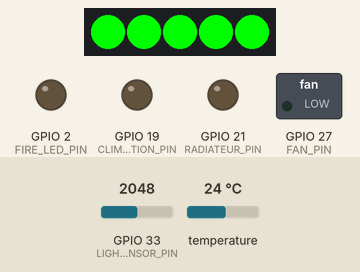
Recording of a sketch running on a simulated ESP32. Shown: 5 RGB LEDs in strip order, left to right, switched loads named in the sketch (green lamp = pin HIGH), output pins drawn as LEDs (lit = HIGH). Inputs (shaded band) come from the test bench; at power-on: temperature 24 °C, GPIO 33 (LIGHT_SENSOR_PIN) = 2048. What the sketch prints to the serial monitor is not drawn.

Above: at 12.7 s.
12.8 s: temperature set to 23.3 °C
24.8 s: temperature set to 22.3 °C
At 34.8 s:
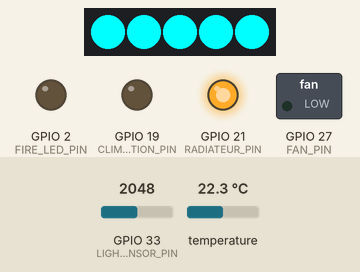
35.7 s: temperature set to 28 °C
At 46.4 s:
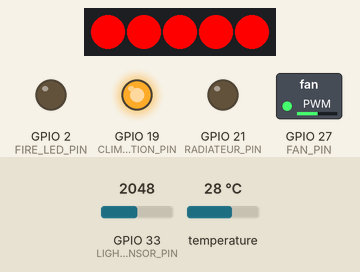
46.8 s: temperature set to 29.5 °C
At 56.8 s:
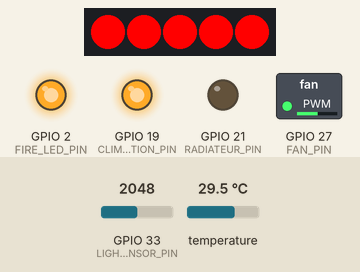
58.0 s: GPIO 33 (LIGHT_SENSOR_PIN) set to 3664
69.1 s: GPIO 33 (LIGHT_SENSOR_PIN) set to 3750
At 79.9 s:
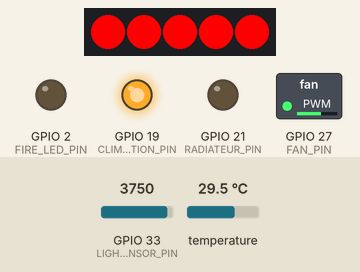
Timing chart, 0 to 81.3 s (numbered marks = the images above; inputs shaded):
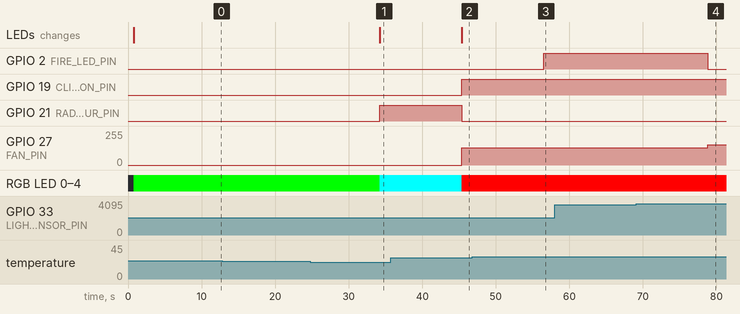

Measured:
- the behaviour switches between 23 and 22.9 °C on temperature (found by bisection; images 0 and 1)
- the behaviour switches between 29 and 29.1 °C on temperature (found by bisection; images 2 and 3)
- the behaviour switches between 3694 and 3695 on GPIO 33 (LIGHT_SENSOR_PIN) (found by bisection; images 3 and 4)
- after the input at 12.8 s, every drawn part: stays the same
- after the input at 24.8 s, GPIO 21 (RADIATEUR_PIN): LOW → HIGH after 9.4 s; RGB LED 0–4: RGB(0, 255, 0) → RGB(0, 255, 255) after 9.4 s; the LEDs: change after 9.4 s (image 1)
- after the input at 35.7 s, GPIO 19 (CLIMATISATION_PIN): LOW → HIGH after 9.7 s; GPIO 21 (RADIATEUR_PIN): HIGH → LOW after 9.7 s; GPIO 27 (FAN_PIN): 0/255 → 131/255 after 9.7 s; RGB LED 0–4: RGB(0, 255, 255) → RGB(255, 0, 0) after 9.7 s; the LEDs: change after 9.7 s (image 2)
- after the input at 46.8 s, GPIO 2 (FIRE_LED_PIN): LOW → HIGH after 9.7 s
- after the input at 58.0 s, every drawn part: stays the same
- after the input at 69.1 s, GPIO 2 (FIRE_LED_PIN): HIGH → LOW after 9.7 s; GPIO 27 (FAN_PIN): 131/255 → 151/255 after 9.7 s

The sketch:

TD1.ino
```cpp
#include "config.h"
#include "sensors.h"
#include "actuators.h"
#include "json.h"

void setup() {
  Serial.begin(9600);
  setupSensors();
  setupActuators();
  Serial.println("✅ Système démarré...");
}

void loop() {
  parseJsonCommand();
  readSensors();
  controlSystem();
  sendJSONReport();
  delay(10000);
}
```

actuators.h
```cpp
#ifndef ACTUATORS_H
#define ACTUATORS_H

#include <stdint.h>

void setupActuators();
void setLEDColor(uint32_t color);
void controlSystem();

#endif
```

actuators.ino
```cpp
#include "config.h"

void setupActuators() {
  pinMode(CLIMATISATION_PIN, OUTPUT);
  pinMode(RADIATEUR_PIN, OUTPUT);
  pinMode(FIRE_LED_PIN, OUTPUT);
  strip.begin();
  strip.show();
  ledcAttach(FAN_PIN, PWM_FREQ, PWM_RESOLUTION);
}

void setLEDColor(uint32_t color) {
  for (int i = 0; i < NUMLEDS; i++) {
    strip.setPixelColor(i, color);
  }
  strip.show();
}

void controlSystem() {


  if (fireDetected) {
    digitalWrite(FIRE_LED_PIN, HIGH);
    setLEDColor(strip.Color(255, 0, 0));  // Rouge
  } else {
    digitalWrite(FIRE_LED_PIN, LOW);
    if (temperature > seuilHaut) {
      digitalWrite(CLIMATISATION_PIN, HIGH);
      digitalWrite(RADIATEUR_PIN, LOW);
      fanSpeed = map(temperature, seuilHaut, seuilHaut + 10, 50, 255);
      fanSpeed = constrain(fanSpeed, 50, 255);
      ledcWrite(FAN_PIN, fanSpeed);
      regulState = "COOL";
      coldState = "ON";
      setLEDColor(strip.Color(255, 0, 0)); // Rouge
    } else if (temperature < seuilBas) {
      digitalWrite(RADIATEUR_PIN, HIGH);
      digitalWrite(CLIMATISATION_PIN, LOW);
      ledcWrite(FAN_PIN, 0);
      regulState = "HEAT";
      heatState = "ON";
      setLEDColor(strip.Color(0, 255, 255)); // Cyan
    } else {
      digitalWrite(CLIMATISATION_PIN, LOW);
      digitalWrite(RADIATEUR_PIN, LOW);
      ledcWrite(FAN_PIN, 0);
      fanSpeed = 0;
      regulState = "HALT";
      setLEDColor(strip.Color(0, 255, 0)); // Vert
    }
  }
}
```

json.h
```cpp
#ifndef JSON_H
#define JSON_H

void sendJSONReport();
void parseJsonCommand();
#endif
```

json.ino
```cpp
#include "config.h"
#include "json.h"

void sendJSONReport() {
  StaticJsonDocument<512> doc;

  doc["status"]["temperature"] = temperature;
  doc["status"]["light"] = lightLevel;
  doc["status"]["regul"] = regulState;
  doc["status"]["fire"] = fireDetected;
  doc["status"]["heat"] = heatState;
  doc["status"]["cold"] = coldState;
  doc["status"]["fanspeed"] = fanSpeed;

  doc["location"]["room"] = "342";
  doc["location"]["gps"]["lat"] = 43.62453842;
  doc["location"]["gps"]["lon"] = 7.050628185;
  doc["location"]["address"] = "Les lucioles";

  doc["regul"]["lt"] = seuilBas;
  doc["regul"]["ht"] = seuilHaut;

  doc["info"]["ident"] = "ESP32 123";
  doc["info"]["user"] = "SBD";
  doc["info"]["loc"] = "A Biot";

  doc["net"]["uptime"] = "55";
  doc["net"]["ssid"] = "FreeBox";
  doc["net"]["mac"] = "AC:67:B2:37:C9:48";
  doc["net"]["ip"] = "192.0.0.1";

  doc["reporthost"]["target_ip"] = "127.0.0.1";
  doc["reporthost"]["target_port"] = 1880;
  doc["reporthost"]["sp"] = 2;

  // Conversion du JSON en chaîne et affichage
  char json[512];
  serializeJson(doc, json);
  Serial.println(json);
}

//Fonction pour parse le json entrant
void parseJsonCommand() {
  if (Serial.available()) {
    String jsonString = Serial.readStringUntil('\n');
    StaticJsonDocument<256> doc;
    DeserializationError error = deserializeJson(doc, jsonString);

    if (error) {
      Serial.print("Erreur de parsing JSON: ");
      Serial.println(error.c_str());
      return;
    }

    if (doc.containsKey("ht")) {
      seuilHaut = doc["ht"];
    }

    if (doc.containsKey("lt")) {
      seuilBas = doc["lt"];
    }
  }
}
```

sensors.h
```cpp
#ifndef SENSORS_H
#define SENSORS_H

void setupSensors();
void readSensors();

#endif
```

sensors.ino
```cpp
#include "config.h"

void setupSensors() {
  tempSensor.begin();
  pinMode(LIGHT_SENSOR_PIN, INPUT);
}

void readSensors() {
  tempSensor.requestTemperatures();
  temperature = tempSensor.getTempCByIndex(0);
  lightLevel = 4095 - analogRead(LIGHT_SENSOR_PIN);

  // Détection incendie
  fireDetected = (temperature > seuilHaut + 5.0 && lightLevel > seuilLumiere);
}
```

config.h
```cpp
#ifndef CONFIG_H
#define CONFIG_H

#include <ArduinoJson.h>
#include <Adafruit_NeoPixel.h>
#include <DallasTemperature.h>
#include <OneWire.h>
#include <WiFi.h>

// 🛠️ Broches des capteurs et actionneurs
#define TEMPERATURE_SENSOR_PIN 23
#define CLIMATISATION_PIN 19
#define FAN_PIN 27
#define RADIATEUR_PIN 21
#define LED_STRIP_PIN 13
#define FIRE_LED_PIN 2
#define LIGHT_SENSOR_PIN 33

// ⚙️ PWM pour le ventilateur
#define PWM_FREQ 25000
#define PWM_RESOLUTION 8

// 🌈 Nombre de LEDs sur la bande
#define NUMLEDS 5

// 🔥 Seuils de température et de lumière
float seuilHaut = 24;
float seuilBas = 23;
int seuilLumiere = 400;

// 🌡️ Capteur de température (OneWire + DallasTemperature)
OneWire oneWire(TEMPERATURE_SENSOR_PIN);
DallasTemperature tempSensor(&oneWire);

// 💡 Bande LED
Adafruit_NeoPixel strip(NUMLEDS, LED_STRIP_PIN, NEO_GRB + NEO_KHZ800);

// 📊 Variables système
float temperature = 0;
int lightLevel = 0;
bool fireDetected = false;
int fanSpeed = 0;
String regulState = "HALT";
String heatState = "OFF";
String coldState = "OFF";

#endif
```
